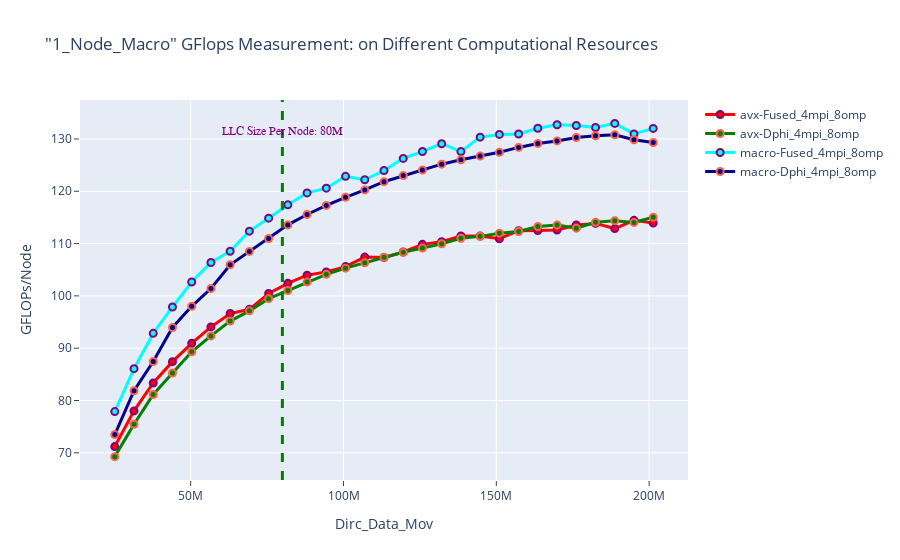

Notebook code cell kept with this figure:
### Markdown cell above
## Node-1 case 2: avx vs macro 4mpi 8omp

### Code cell
fig = go.Figure() 
fig.add_trace(go.Scatter(x=(dfn1avx_4mpi_8omp.Dirc_Data_Mov*(dfn1avx_4mpi_8omp.MPI_size)), 
                        y=(dfn1avx_4mpi_8omp.Fused_GFLOPS*(dfn1avx_4mpi_8omp.MPI_size)), 
                         mode='lines+markers', 
                         name='avx-Fused_4mpi_8omp',
                         line=dict(color='red',width=3),
                         marker=dict(symbol='circle',size=7,line=dict(color='Purple',width=2))))
fig.add_trace(go.Scatter(x=(dfn1avx_4mpi_8omp.Dirc_Data_Mov*(dfn1avx_4mpi_8omp.MPI_size)), 
                         y=(dfn1avx_4mpi_8omp.Dphi_GFLOPS*(dfn1avx_4mpi_8omp.MPI_size)), 
                         mode='lines+markers', 
                         name='avx-Dphi_4mpi_8omp',
                         line=dict(color='green',width=3),
                         marker=dict(symbol='circle',size=7, line=dict(color='tomato',width=2))))


fig.add_trace(go.Scatter(x=(dfn1macro_4mpi_8omp.Dirc_Data_Mov*(dfn1macro_4mpi_8omp.MPI_size)), 
                        y=(dfn1macro_4mpi_8omp.Fused_GFLOPS*(dfn1macro_4mpi_8omp.MPI_size)), 
                         mode='lines+markers', 
                         name='macro-Fused_4mpi_8omp',
                         line=dict(color='cyan',width=3),
                         marker=dict(symbol='circle',size=7,line=dict(color='Purple',width=2))))
fig.add_trace(go.Scatter(x=(dfn1macro_4mpi_8omp.Dirc_Data_Mov*(dfn1macro_4mpi_8omp.MPI_size)), 
                         y=(dfn1macro_4mpi_8omp.Dphi_GFLOPS*(dfn1macro_4mpi_8omp.MPI_size)), 
                         mode='lines+markers', 
                         name='macro-Dphi_4mpi_8omp',
                         line=dict(color='darkblue',width=3),
                         marker=dict(symbol='circle',size=7, line=dict(color='tomato',width=2))))

# Adding a vertical line
fig.add_vline(x=80e6, line_width=3, line_dash="dash", line_color="green")
# fig.add_hline(y=140, line_width=3, line_dash="dash", line_color="red")

# Add annotation
fig.add_annotation(
    x='80e6'
    , y=130
    , text=f'LLC Size Per Node: 80M'
    , yanchor='bottom'
    , showarrow=False
    , arrowhead=1
    , arrowsize=1
    , arrowwidth=2
    , arrowcolor="#636363"
    , ax=-20
    , ay=-30
    , font=dict(size=12, color="purple", family="Sans Serif")
    , align="left"
    ,)

fig.update_layout(title='"1_Node_Macro" GFlops Measurement: on Different Computational Resources',
                  xaxis_title='Dirc_Data_Mov', yaxis_title='GFLOPs/Node', 
                  xaxis=dict(ticks="outside"),  
                  yaxis=dict(ticks="outside"))

### Figure 1 — Plotly figure (JSON) as saved in the notebook; plotly's stock layout.template omitted (floating-point values rounded to 4 significant figures)
{"data": [{"line": {"color": "red", "width": 3}, "marker": {"line": {"color": "Purple", "width": 2}, "size": 7, "symbol": "circle"}, "mode": "lines+markers", "name": "avx-Fused_4mpi_8omp", "type": "scatter", "x": [25165824, 31457280, 37748736, 44040192, 50331648, 56623104, 62914560, 69206016, 75497472, 81788928, 88080384, 94371840, 100663296, 106954752, 113246208, 119537664, 125829120, 132120576, 138412032, 144703488, 150994944, 157286400, 163577856, 169869312, 176160768, 182452224, 188743680, 195035136, 201326592], "y": [71.19, 78.01, 83.35, 87.43, 90.92, 94.06, 96.63, 97.43, 100.5, 102.4, 103.9, 104.6, 105.6, 107.4, 107.3, 108.4, 109.9, 110.4, 111.5, 111.4, 110.9, 112.5, 112.5, 112.6, 113.5, 113.9, 112.9, 114.4, 113.9]}, {"line": {"color": "green", "width": 3}, "marker": {"line": {"color": "tomato", "width": 2}, "size": 7, "symbol": "circle"}, "mode": "lines+markers", "name": "avx-Dphi_4mpi_8omp", "type": "scatter", "x": [25165824, 31457280, 37748736, 44040192, 50331648, 56623104, 62914560, 69206016, 75497472, 81788928, 88080384, 94371840, 100663296, 106954752, 113246208, 119537664, 125829120, 132120576, 138412032, 144703488, 150994944, 157286400, 163577856, 169869312, 176160768, 182452224, 188743680, 195035136, 201326592], "y": [69.27, 75.45, 81.15, 85.25, 89.3, 92.35, 95.19, 97.14, 99.47, 101.0, 102.6, 104.1, 105.3, 106.3, 107.4, 108.3, 109.1, 110.0, 111.0, 111.4, 112.0, 112.3, 113.3, 113.5, 112.9, 114.1, 114.4, 114.0, 115.0]}, {"line": {"color": "cyan", "width": 3}, "marker": {"line": {"color": "Purple", "width": 2}, "size": 7, "symbol": "circle"}, "mode": "lines+markers", "name": "macro-Fused_4mpi_8omp", "type": "scatter", "x": [25165824, 31457280, 37748736, 44040192, 50331648, 56623104, 62914560, 69206016, 75497472, 81788928, 88080384, 94371840, 100663296, 106954752, 113246208, 119537664, 125829120, 132120576, 138412032, 144703488, 150994944, 157286400, 163577856, 169869312, 176160768, 182452224, 188743680, 195035136, 201326592], "y": [77.88, 86.09, 92.84, 97.88, 102.7, 106.4, 108.5, 112.4, 114.9, 117.4, 119.7, 120.6, 122.9, 122.2, 124.0, 126.3, 127.6, 129.1, 127.6, 130.3, 130.9, 130.9, 132.1, 132.7, 132.6, 132.2, 133.0, 131.0, 132.0]}, {"line": {"color": "darkblue", "width": 3}, "marker": {"line": {"color": "tomato", "width": 2}, "size": 7, "symbol": "circle"}, "mode": "lines+markers", "name": "macro-Dphi_4mpi_8omp", "type": "scatter", "x": [25165824, 31457280, 37748736, 44040192, 50331648, 56623104, 62914560, 69206016, 75497472, 81788928, 88080384, 94371840, 100663296, 106954752, 113246208, 119537664, 125829120, 132120576, 138412032, 144703488, 150994944, 157286400, 163577856, 169869312, 176160768, 182452224, 188743680, 195035136, 201326592], "y": [73.48, 81.87, 87.44, 93.96, 98.01, 101.4, 105.9, 108.5, 111.0, 113.6, 115.6, 117.3, 118.8, 120.3, 121.8, 123.0, 124.1, 125.2, 126.0, 126.7, 127.4, 128.4, 129.1, 129.6, 130.3, 130.6, 130.8, 129.8, 129.3]}], "layout": {"annotations": [{"align": "left", "arrowcolor": "#636363", "arrowhead": 1, "arrowsize": 1, "arrowwidth": 2, "ax": -20, "ay": -30, "font": {"color": "purple", "family": "Sans Serif", "size": 12}, "showarrow": false, "text": "LLC Size Per Node: 80M", "x": "80e6", "y": 130, "yanchor": "bottom"}], "shapes": [{"line": {"color": "green", "dash": "dash", "width": 3}, "type": "line", "x0": 80000000, "x1": 80000000, "xref": "x", "y0": 0, "y1": 1, "yref": "y domain"}], "title": {"text": "\"1_Node_Macro\" GFlops Measurement: on Different Computational Resources"}, "xaxis": {"ticks": "outside", "title": {"text": "Dirc_Data_Mov"}}, "yaxis": {"ticks": "outside", "title": {"text": "GFLOPs/Node"}}}}
